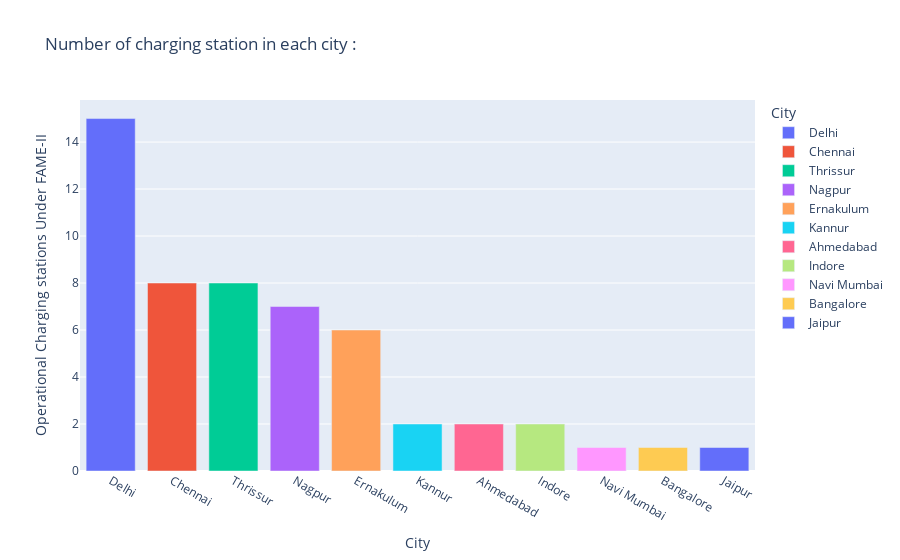

Source (notebook cell):
### Code cell
px.bar(df2,x='City',y='Operational Charging stations Under FAME-II', color = 'City',
       title = 'Number of charging station in each city :')

### Figure 1 — Plotly figure (JSON) as saved in the notebook; plotly's stock layout.template omitted (floating-point values rounded to 4 significant figures)
{"data": [{"alignmentgroup": "True", "hovertemplate": "City=%{x}<br>Operational Charging stations Under FAME-II=%{y}<extra></extra>", "legendgroup": "Delhi", "marker": {"color": "#636efa", "pattern": {"shape": ""}}, "name": "Delhi", "offsetgroup": "Delhi", "orientation": "v", "showlegend": true, "textposition": "auto", "type": "bar", "x": ["Delhi"], "xaxis": "x", "y": [15], "yaxis": "y"}, {"alignmentgroup": "True", "hovertemplate": "City=%{x}<br>Operational Charging stations Under FAME-II=%{y}<extra></extra>", "legendgroup": "Chennai", "marker": {"color": "#EF553B", "pattern": {"shape": ""}}, "name": "Chennai", "offsetgroup": "Chennai", "orientation": "v", "showlegend": true, "textposition": "auto", "type": "bar", "x": ["Chennai"], "xaxis": "x", "y": [8], "yaxis": "y"}, {"alignmentgroup": "True", "hovertemplate": "City=%{x}<br>Operational Charging stations Under FAME-II=%{y}<extra></extra>", "legendgroup": "Thrissur", "marker": {"color": "#00cc96", "pattern": {"shape": ""}}, "name": "Thrissur", "offsetgroup": "Thrissur", "orientation": "v", "showlegend": true, "textposition": "auto", "type": "bar", "x": ["Thrissur"], "xaxis": "x", "y": [8], "yaxis": "y"}, {"alignmentgroup": "True", "hovertemplate": "City=%{x}<br>Operational Charging stations Under FAME-II=%{y}<extra></extra>", "legendgroup": "Nagpur", "marker": {"color": "#ab63fa", "pattern": {"shape": ""}}, "name": "Nagpur", "offsetgroup": "Nagpur", "orientation": "v", "showlegend": true, "textposition": "auto", "type": "bar", "x": ["Nagpur"], "xaxis": "x", "y": [7], "yaxis": "y"}, {"alignmentgroup": "True", "hovertemplate": "City=%{x}<br>Operational Charging stations Under FAME-II=%{y}<extra></extra>", "legendgroup": "Ernakulum", "marker": {"color": "#FFA15A", "pattern": {"shape": ""}}, "name": "Ernakulum", "offsetgroup": "Ernakulum", "orientation": "v", "showlegend": true, "textposition": "auto", "type": "bar", "x": ["Ernakulum"], "xaxis": "x", "y": [6], "yaxis": "y"}, {"alignmentgroup": "True", "hovertemplate": "City=%{x}<br>Operational Charging stations Under FAME-II=%{y}<extra></extra>", "legendgroup": "Kannur", "marker": {"color": "#19d3f3", "pattern": {"shape": ""}}, "name": "Kannur", "offsetgroup": "Kannur", "orientation": "v", "showlegend": true, "textposition": "auto", "type": "bar", "x": ["Kannur"], "xaxis": "x", "y": [2], "yaxis": "y"}, {"alignmentgroup": "True", "hovertemplate": "City=%{x}<br>Operational Charging stations Under FAME-II=%{y}<extra></extra>", "legendgroup": "Ahmedabad", "marker": {"color": "#FF6692", "pattern": {"shape": ""}}, "name": "Ahmedabad", "offsetgroup": "Ahmedabad", "orientation": "v", "showlegend": true, "textposition": "auto", "type": "bar", "x": ["Ahmedabad"], "xaxis": "x", "y": [2], "yaxis": "y"}, {"alignmentgroup": "True", "hovertemplate": "City=%{x}<br>Operational Charging stations Under FAME-II=%{y}<extra></extra>", "legendgroup": "Indore", "marker": {"color": "#B6E880", "pattern": {"shape": ""}}, "name": "Indore", "offsetgroup": "Indore", "orientation": "v", "showlegend": true, "textposition": "auto", "type": "bar", "x": ["Indore"], "xaxis": "x", "y": [2], "yaxis": "y"}, {"alignmentgroup": "True", "hovertemplate": "City=%{x}<br>Operational Charging stations Under FAME-II=%{y}<extra></extra>", "legendgroup": "Navi Mumbai", "marker": {"color": "#FF97FF", "pattern": {"shape": ""}}, "name": "Navi Mumbai", "offsetgroup": "Navi Mumbai", "orientation": "v", "showlegend": true, "textposition": "auto", "type": "bar", "x": ["Navi Mumbai"], "xaxis": "x", "y": [1], "yaxis": "y"}, {"alignmentgroup": "True", "hovertemplate": "City=%{x}<br>Operational Charging stations Under FAME-II=%{y}<extra></extra>", "legendgroup": "Bangalore", "marker": {"color": "#FECB52", "pattern": {"shape": ""}}, "name": "Bangalore", "offsetgroup": "Bangalore", "orientation": "v", "showlegend": true, "textposition": "auto", "type": "bar", "x": ["Bangalore"], "xaxis": "x", "y": [1], "yaxis": "y"}, {"alignmentgroup": "True", "hovertemplate": "City=%{x}<br>Operational Charging stations Under FAME-II=%{y}<extra></extra>", "legendgroup": "Jaipur", "marker": {"color": "#636efa", "pattern": {"shape": ""}}, "name": "Jaipur", "offsetgroup": "Jaipur", "orientation": "v", "showlegend": true, "textposition": "auto", "type": "bar", "x": ["Jaipur"], "xaxis": "x", "y": [1], "yaxis": "y"}], "layout": {"barmode": "relative", "legend": {"title": {"text": "City"}, "tracegroupgap": 0}, "title": {"text": "Number of charging station in each city :"}, "xaxis": {"anchor": "y", "categoryarray": ["Delhi", "Chennai", "Thrissur", "Nagpur", "Ernakulum", "Kannur", "Ahmedabad", "Indore", "Navi Mumbai", "Bangalore", "Jaipur"], "categoryorder": "array", "domain": [0, 1], "title": {"text": "City"}}, "yaxis": {"anchor": "x", "domain": [0, 1], "title": {"text": "Operational Charging stations Under FAME-II"}}}}
